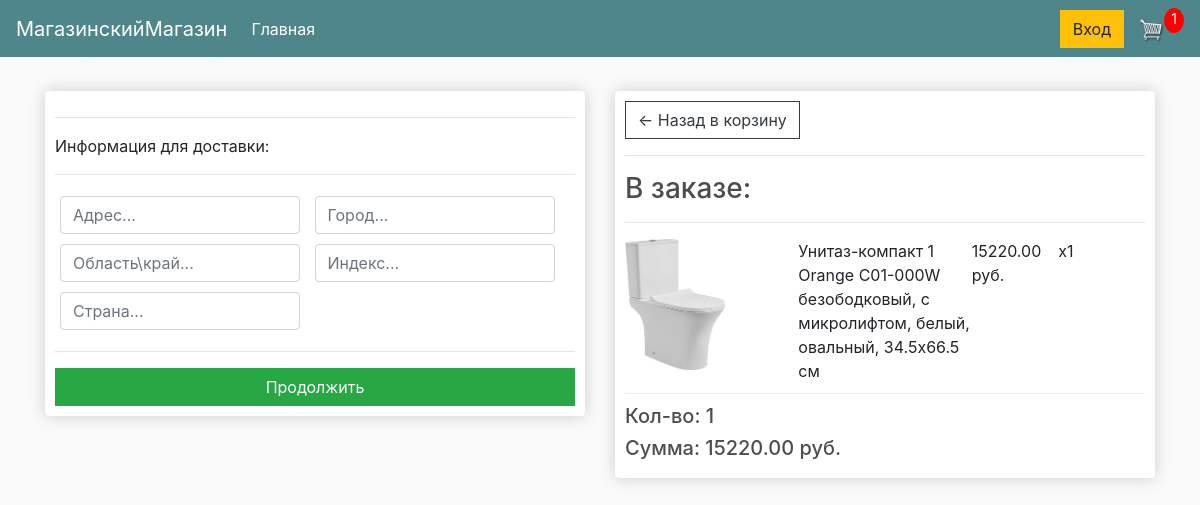
/checkout/ (signed in), run on an earlier commit of the app's database.
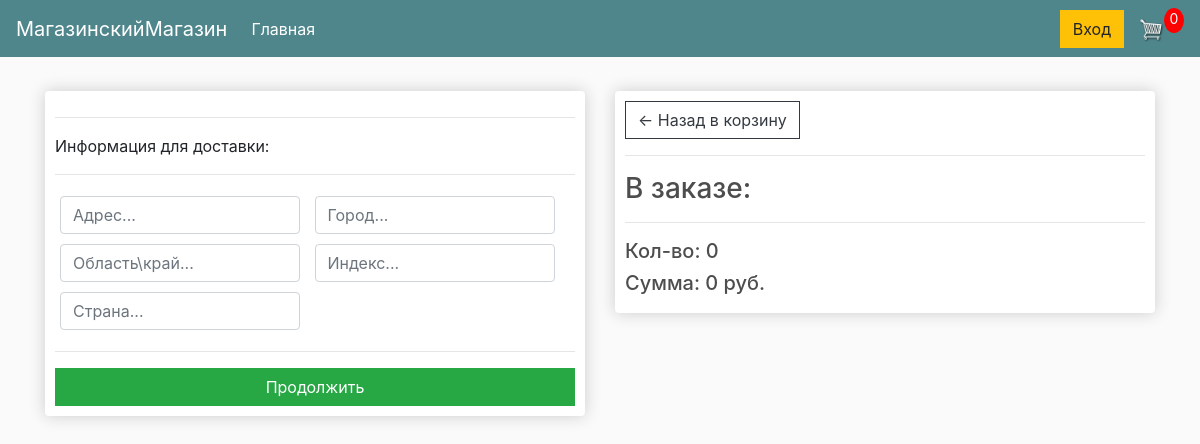
And on a later commit of the database.
### store/models.py (models this page shows, shortened)
class OrderItem(models.Model):
    product = models.ForeignKey(Product, on_delete=models.SET_NULL, null=True)
    order = models.ForeignKey(Order, on_delete=models.SET_NULL, null=True)
    quantity = models.IntegerField(default=0, null=True, blank=True)
    date_added = models.DateTimeField(auto_now_add=True)
    @property
    def get_total(self):
        total = self.product.price * self.quantity
        return total

class Product(models.Model):
    name = models.CharField(max_length=200)
    price = models.DecimalField(max_digits=10, decimal_places=2)
    digital = models.BooleanField(default=False, null=True, blank=True)
    image = models.ImageField(null=True, blank=True)

class Order(models.Model):
    customer = models.ForeignKey(Customer, on_delete=models.SET_NULL, null=True, blank=True)
    date_ordered = models.DateTimeField(auto_now_add=True)
    completed = models.BooleanField(default=False)
    transaction_id = models.CharField(max_length=100, null=True)
    @property
    def get_cart_total(self):
        order_items = self.orderitem_set.all()
        total = sum([item.get_total for item in order_items])
        return total
    @property
    def get_cart_items(self):
        order_items = self.orderitem_set.all()
        total = sum([item.quantity for item in order_items])
        return total
    @property
    def shipping(self):
        shipping = False
        orderitems = self.orderitem_set.all()
        for i in orderitems:
            if i.product.digital == False:
                shipping = True
            return shipping

### store/views.py (the view)
# urls.py: path('checkout/', views.checkout, name='checkout'),
def checkout(request):
    return render(request, 'store/checkout.html', cookieCart(request))

### store/utils.py (called while the page is built, shortened)
def cookieCart(request):
    if request.user.is_authenticated:
        customer = request.user.customer
        order, created = Order.objects.get_or_create(customer=customer, completed=False)
        items = order.orderitem_set.all()
        cartItems = order.get_cart_items
    context = {'items': items, 'order': order, 'cartItems': cartItems}
    return context

### store/templates/store/checkout.html (shortened to what this page needs)
{% extends 'store/main.html' %}
{% load static %}
{% block content %}
    <div class="row">
        <div class="col-lg-6">
            <div class="box-element" id="form-wrapper">
                <form id="form">
                    <div id="shipping-info">
                        <hr>
                        <p>Информация для доставки:</p>
                        <hr>
                        <div class="form-field">
                            <input required class="form-control" type="text" name="address" placeholder="Адрес...">
                        </div>
                        <div class="form-field">
                            <input required class="form-control" type="text" name="city" placeholder="Город...">
                        </div>
                        <div class="form-field">
                            <input required class="form-control" type="text" name="state" placeholder="Область\край...">
                        </div>
                        <div class="form-field">
                            <input required class="form-control" type="text" name="zipcode" placeholder="Индекс...">
                        </div>
                        <div class="form-field">
                            <input required class="form-control" type="text" name="country" placeholder="Страна...">
                        </div>
                    </div>
                    <hr>
                    <input id="form-button" class="btn btn-success btn-block" type="submit" value="Продолжить">
                </form>
            </div>
            <br>
        </div>
        <div class="col-lg-6">
            <div class="box-element">
                <a class="btn btn-outline-dark" href="{% url 'cart' %}">&#x2190; Назад в корзину</a>
                <hr>
                <h3>В заказе:</h3>
                <hr>
                {% for item in items %}
                    <div class="cart-row">
                        <div style="flex: 2"><img class="row-image" src="{% if item.product.image %}{{ item.product.image.url }}{% else %}{% static 'images/placeholder.png' %}{% endif %}"></div>
                        <div style="flex: 2">{{ item.product.name }}</div>
                        <div style="flex: 1">{{ item.product.price }} руб.</div>
                        <div style="flex: 1">x{{ item.quantity }}</div>
                    </div>
                {% endfor %}
                <h5>Кол-во: {{ order.get_cart_items }}</h5>
                <h5>Сумма: {{ order.get_cart_total }} руб.</h5>
            </div>
        </div>
    </div>
{% endblock content %}

What changed in the data, as far as the page shows it:
no longer on this page (row edited): OrderItem: product.image (picture), product.name "Унитаз-компакт 1 Orange C01-000W безободковый, с микролифтом, белый, овальный, 34.5x66.5 см", product.price "15220.00", quantity "1"
no longer on this page (row edited): Order: get_cart_items "1", get_cart_total "15220.00"
added Order: get_cart_items "0", get_cart_total "0"
Also different on the page:
{{ cartItems }}: "1" → "0"
